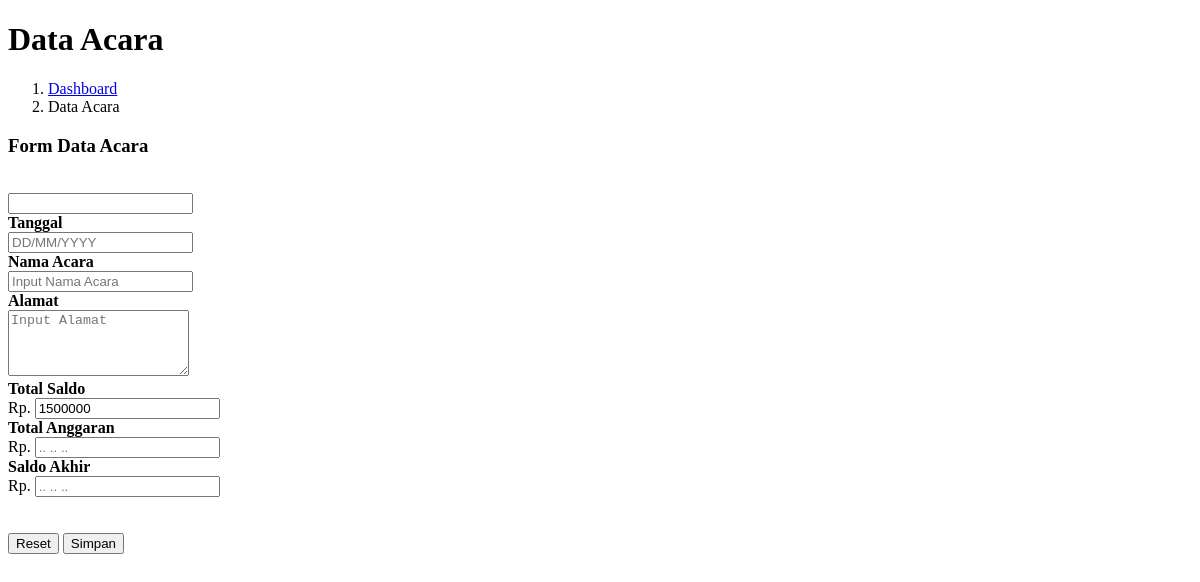
Before: /admin/data_acara.php with the older database file.
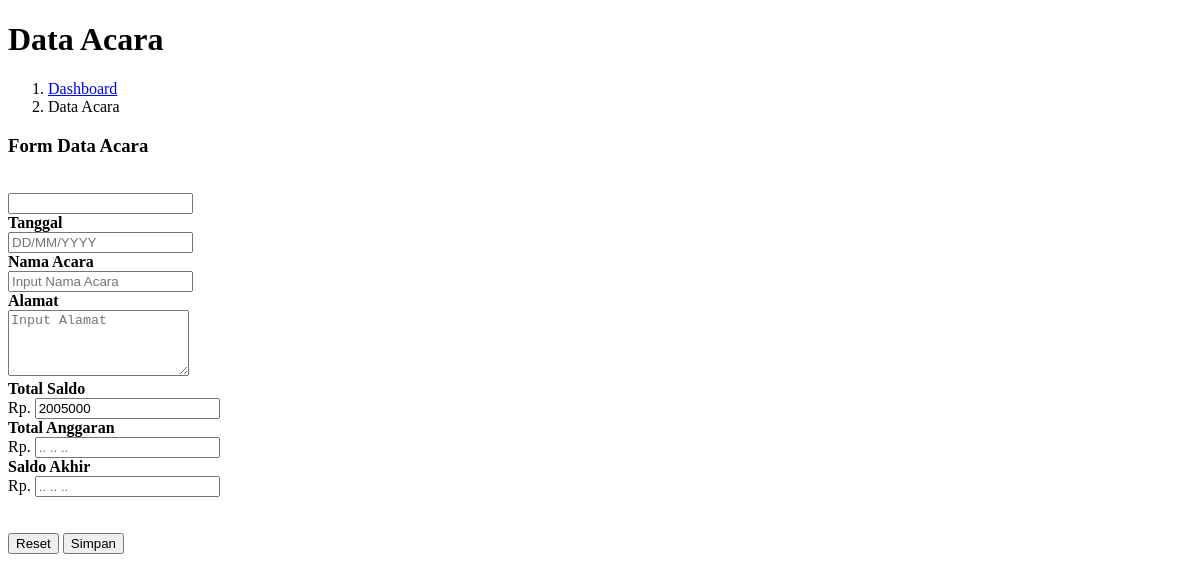
After: the same page with the newer database file.
### tables this page shows
CREATE TABLE `saldo_akhir` (
  `id_saldo_akhir` int(11) NOT NULL,
  `id_trx` int(11) NOT NULL,
  `jml_trx` varchar(255) NOT NULL,
  `jml_saldo_akhir` varchar(255) NOT NULL,
  `tgl` date NOT NULL
);

### admin/data_acara.php (the view, shortened to what this page needs)
<!DOCTYPE html>
<html>
<head>
</head>
<body>
	<div class="container">
		<div class="pagetitle">
			<h1 class="mb-1">Data Acara</h1>
			<nav>
				<ol class="breadcrumb">
					<li class="breadcrumb-item"><a href="?url=dashboard">Dashboard</a></li>
					<li class="breadcrumb-item active">Data Acara</li>
				</ol>
			</nav>
		</div>
		<div class="row">
			<div class="col-md-8">
				<div class="card">
					<div class="card-header">
						<h3>Form Data Acara</h3>
					</div>
					<div class="card-body">
						<br>
						<form method="POST">
						<input type="text" name="id" class="form-control" value="<?= $_SESSION['id']; ?>">
							<div class="mb-3 row">
								<label class="col-sm-4 col-form-label"><b>Tanggal</b></label>
								<div class="col-sm-4">
									<input id="dateacara" type="text" name="tgl" class="form-control" required placeholder="DD/MM/YYYY">
								</div>
							</div>
							<div class="mb-3 row">
								<label class="col-sm-4 col-form-label"><b>Nama Acara</b></label>
								<div class="col-sm-8">
									<input id="textarea_nmacara" maxlength="15" type="text" name="nm_acara" class="form-control" placeholder="Input Nama Acara" required>
								</div>
							</div>
							<div class="mb-3 row">
								<label class="col-sm-4 col-form-label"><b>Alamat</b></label>
								<div class="col-sm-8">
									<textarea  id="textarea_alamat" maxlength="65"  type="text" name="alamat" rows="4" class="form-control" placeholder="Input Alamat" required></textarea>
								</div>
							</div>
							<div class="mb-3 row perhitungan">
								<label class="col-sm-4 col-form-label"><b>Total Saldo</b></label>
								<div class="col-sm-8">
									<div class="input-group mb-3">
										<?php
										require '../config/config.php';
										$bulan =  date('m', strtotime(date('Y-m-d')));
										$sql = mysqli_query($koneksi,"SELECT * FROM saldo_akhir where month(tgl)='$bulan' ORDER BY id_saldo_akhir DESC LIMIT 1");
										while ($data = mysqli_fetch_array($sql)) {
											?>
											<span class="input-group-text">Rp.</span>
											<input type="text" id="bil1" name="saldo_akhir" value="<?= $data['jml_saldo_akhir']; ?>" class="form-control form-control-lg" readonly>
										<?php } ?>
									</div>
								</div>
							</div>
							<div class="mb-3 row perhitungan">
								<label class="col-sm-4 col-form-label"><b>Total Anggaran</b></label>
								<div class="col-sm-8">
									<div class="input-group mb-3">
										<span class="input-group-text">Rp.</span>
										<input type="text" id="bil2" onkeypress="return hanyaAngka(event)" name="saldo_keluar" class="form-control form-control-lg" placeholder=".. .. .. " required>
									</div>
								</div>
							</div>
							<div class="mb-3 row perhitungan">
								<label class="col-sm-4 col-form-label"><b>Saldo Akhir</b></label>
								<div class="col-sm-8">
									<div class="input-group mb-3">
										<span class="input-group-text">Rp.</span>
										<input type="text" id="hasil" name="uang_masuk2" class="form-control form-control-lg" placeholder=".. .. .. " readonly>
									</div>
								</div>
							</div>
							<br>
							<br>
							<input type="reset"  class="btn btn-danger" value="Reset">
							<input type="submit" name="add_acara" class="btn btn-primary" value="Simpan">
						</form>
					</div>
				</div>
			</div>
		</div>
	</div>
</body>
</html>

Changed rows visible on the page:
removed saldo_akhir: saldo_akhir "1500000"
added saldo_akhir: saldo_akhir "2005000"
